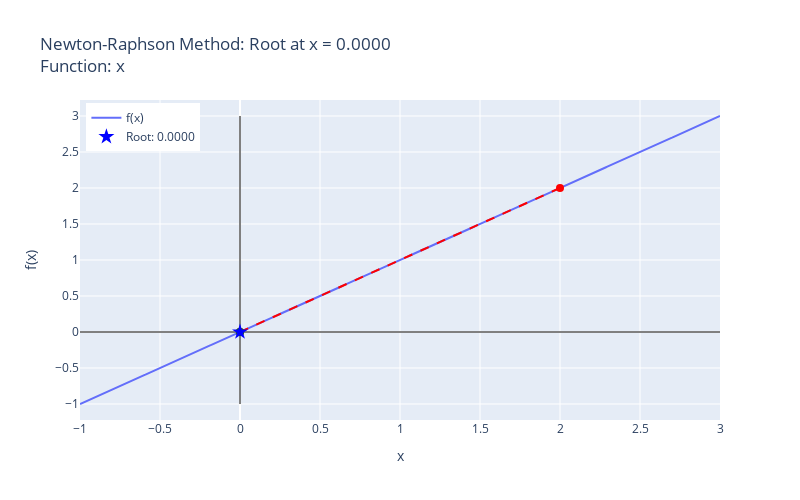

The cell this chart's notebook holds for it:
### Code cell
runNRM()

### Figure 1 — Plotly figure (JSON) as saved in the notebook; plotly's stock layout.template omitted (floating-point values rounded to 4 significant figures; data arrays with more than 128 entries replaced by an {"elided": "..."} marker saying what was removed)
{"data": [{"mode": "lines", "name": "f(x)", "type": "scatter", "x": {"elided": "4000 float values"}, "y": {"elided": "4000 float values"}}, {"line": {"color": "black", "width": 1}, "mode": "lines", "showlegend": false, "type": "scatter", "x": [-1, 3], "y": [0, 0]}, {"line": {"color": "black", "width": 1}, "mode": "lines", "showlegend": false, "type": "scatter", "x": [0, 0], "y": [-1, 3]}, {"line": {"color": "red", "dash": "dash"}, "mode": "lines", "showlegend": false, "type": "scatter", "x": [2, 0], "y": [2, 0]}, {"marker": {"color": "red", "size": 8}, "mode": "markers", "showlegend": false, "type": "scatter", "x": [2], "y": [2]}, {"marker": {"color": "green", "size": 8}, "mode": "markers", "showlegend": false, "type": "scatter", "x": [0], "y": [0]}, {"line": {"color": "red", "dash": "dash"}, "mode": "lines", "showlegend": false, "type": "scatter", "x": [0, 0], "y": [0, 0]}, {"marker": {"color": "red", "size": 8}, "mode": "markers", "showlegend": false, "type": "scatter", "x": [0], "y": [0]}, {"marker": {"color": "green", "size": 8}, "mode": "markers", "showlegend": false, "type": "scatter", "x": [0], "y": [0]}, {"marker": {"color": "blue", "size": 12, "symbol": "star"}, "mode": "markers", "name": "Root: 0.0000", "type": "scatter", "x": [0], "y": [0]}], "layout": {"height": 500, "legend": {"x": 0.01, "xanchor": "left", "y": 0.99, "yanchor": "top"}, "title": {"text": "Newton-Raphson Method: Root at x = 0.0000<br>Function: x"}, "width": 800, "xaxis": {"title": {"text": "x"}}, "yaxis": {"title": {"text": "f(x)"}}}}
